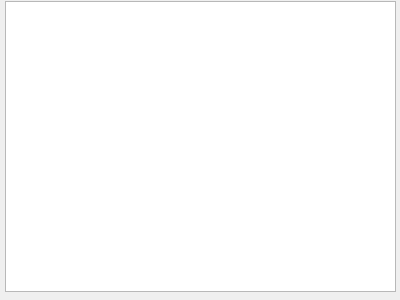
<?xml version="1.0" encoding="UTF-8"?>
<ui version="4.0">
 <class>AboutWindow</class>
 <widget class="QDialog" name="AboutWindow">
  <property name="geometry">
   <rect>
    <x>0</x>
    <y>0</y>
    <width>400</width>
    <height>300</height>
   </rect>
  </property>
  <property name="windowTitle">
   <string>Dialog</string>
  </property>
  <widget class="QTextEdit" name="aboutTextEdit">
   <property name="geometry">
    <rect>
     <x>5</x>
     <y>1</y>
     <width>391</width>
     <height>291</height>
    </rect>
   </property>
  </widget>
 </widget>
 <resources/>
 <connections/>
</ui>
